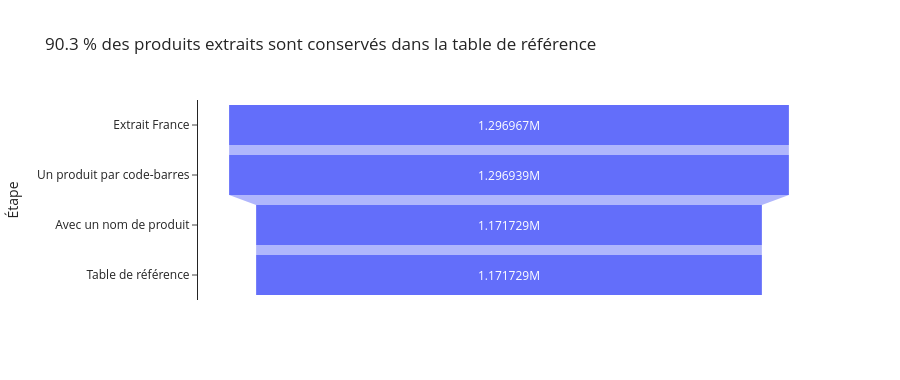

Source (notebook cell):
### Code cell
kept = steps["Conservés (%)"].iloc[-1]
fig = px.funnel(
    steps,
    x="Produits",
    y="Étape",
    title=f"{kept:.1f} % des produits extraits sont conservés dans la table de référence",
)
fig.update_layout(template="simple_white", height=380)
fig.show()

### Figure 1 — Plotly figure (JSON) as saved in the notebook; plotly's stock layout.template omitted (floating-point values rounded to 4 significant figures)
{"data": [{"hovertemplate": "Produits=%{x}<br>Étape=%{y}<extra></extra>", "legendgroup": "", "marker": {"color": "#636efa"}, "name": "", "orientation": "h", "showlegend": false, "type": "funnel", "x": [1296967, 1296939, 1171729, 1171729], "xaxis": "x", "y": ["Extrait France", "Un produit par code-barres", "Avec un nom de produit", "Table de référence"], "yaxis": "y"}], "layout": {"height": 380, "legend": {"tracegroupgap": 0}, "title": {"text": "90.3 % des produits extraits sont conservés dans la table de référence"}, "xaxis": {"anchor": "y", "domain": [0, 1], "title": {"text": "Produits"}}, "yaxis": {"anchor": "x", "domain": [0, 1], "title": {"text": "Étape"}}}}
